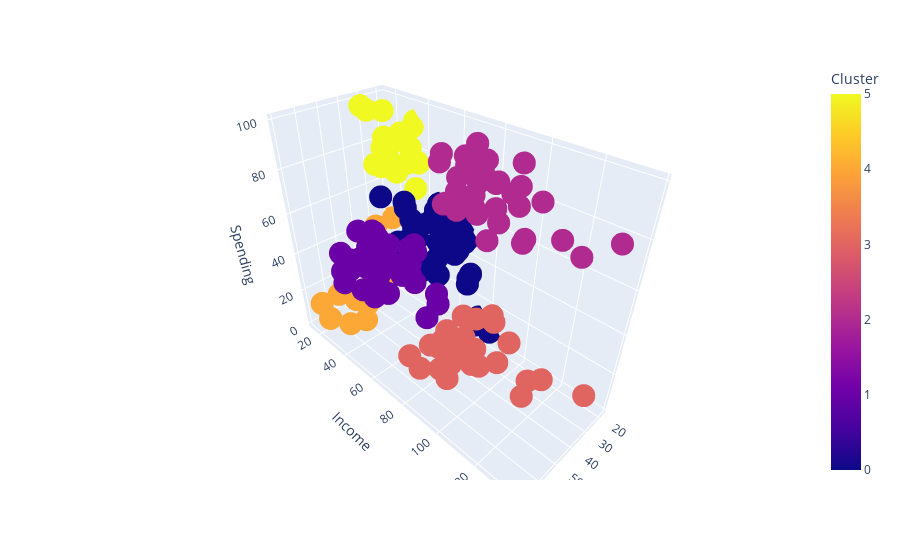

This figure's notebook cell:
### Code cell
import plotly.express as px
fig = px.scatter_3d(data_frame=X,
                    x='Age',
                    y='Income',
                    z='Spending',
                    color='Cluster')
fig.show()

### Figure 1 — Plotly figure (JSON) as saved in the notebook; plotly's stock layout.template omitted (floating-point values rounded to 4 significant figures; data arrays with more than 128 entries replaced by an {"elided": "..."} marker saying what was removed)
{"data": [{"hovertemplate": "Age=%{x}<br>Income=%{y}<br>Spending=%{z}<br>Cluster=%{marker.color}<extra></extra>", "legendgroup": "", "marker": {"color": {"elided": "200 int values"}, "coloraxis": "coloraxis", "symbol": "circle"}, "mode": "markers", "name": "", "scene": "scene", "showlegend": false, "type": "scatter3d", "x": {"elided": "200 int values"}, "y": {"elided": "200 int values"}, "z": {"elided": "200 int values"}}], "layout": {"coloraxis": {"colorbar": {"title": {"text": "Cluster"}}, "colorscale": [[0, "#0d0887"], [0.1111, "#46039f"], [0.2222, "#7201a8"], [0.3333, "#9c179e"], [0.4444, "#bd3786"], [0.5556, "#d8576b"], [0.6667, "#ed7953"], [0.7778, "#fb9f3a"], [0.8889, "#fdca26"], [1, "#f0f921"]]}, "legend": {"tracegroupgap": 0}, "margin": {"t": 60}, "scene": {"domain": {"x": [0, 1], "y": [0, 1]}, "xaxis": {"title": {"text": "Age"}}, "yaxis": {"title": {"text": "Income"}}, "zaxis": {"title": {"text": "Spending"}}}}}
